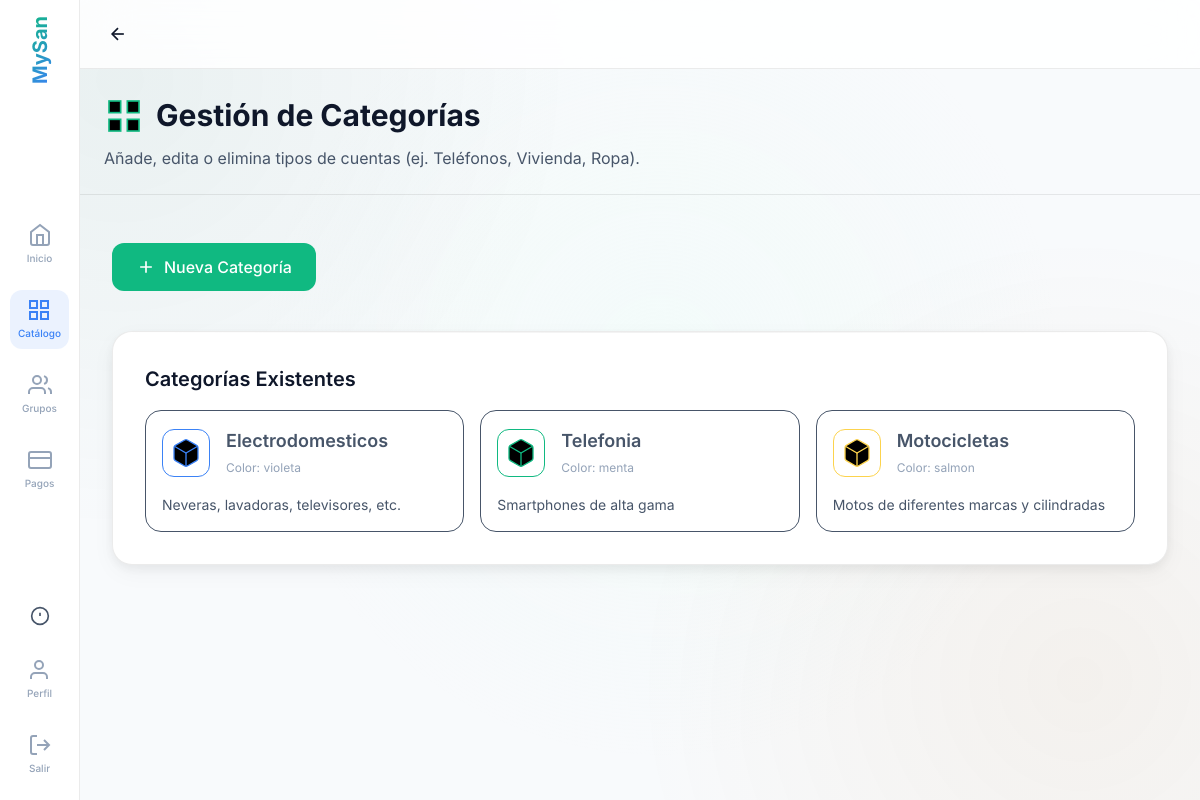
The app's page /modules/categorias_admin/index.php (signed in) with its own data.
### tables this page shows
CREATE TABLE `categorias` (
  `id` int NOT NULL AUTO_INCREMENT,
  `nombre` varchar(50) NOT NULL,
  `descripcion` text,
  `color` varchar(20) DEFAULT NULL,
  PRIMARY KEY (`id`)
);

### modules/categorias_admin/index.php (the view, shortened to what this page needs)
<?php
require_once '../../config/database.php';
$stmt = $pdo->query("SELECT * FROM categorias ORDER BY id ASC");
$categoriasList = $stmt->fetchAll();
?>
<!DOCTYPE html>
<html lang="es">
<head>
    <link rel="stylesheet" href="../../assets/fonts/inter.css">
    <link rel="stylesheet" href="../../assets/css/reset.css">
    <link rel="stylesheet" href="../../assets/css/variables.css">
    <link rel="stylesheet" href="../../assets/css/bento-grid.css">
    <link rel="stylesheet" href="../../assets/css/main.css">
</head>
<body>
    <div class="main-content">
        <?php
        include '../../includes/header.php';
        ?>
        <div class="page-header" style="padding: var(--space-6); margin-bottom: var(--space-4); border-bottom: 1px solid var(--glass-border);">
            <h1 class="page-title" style="font-size: var(--font-size-3xl); font-weight: var(--font-weight-bold); display: flex; align-items: center; gap: var(--space-3);">
                <svg class="icon-xl" style="width: 40px; height: 40px; stroke: var(--color-menta);">
                    <use href="#icon-grid"></use>
                </svg>
                Gestión de Categorías
            </h1>
            <p style="color: var(--color-text-secondary); margin-top: var(--space-2);">
                Añade, edita o elimina tipos de cuentas (ej. Teléfonos, Vivienda, Ropa).
            </p>
        </div>
        <div class="bento-container">
            <div class="bento-12" style="display: flex; gap: var(--space-4); margin-bottom: var(--space-4);">
                <button class="btn btn-menta" onclick="openModal('nuevaCategoriaModal')">
                    <svg class="icon">
                        <use href="#icon-plus"></use>
                    </svg>
                    Nueva Categoría
                </button>
            </div>
            <div class="bento-12">
                <div class="bento-box">
                    <div class="bento-header">
                        <div class="bento-title">Categorías Existentes</div>
                    </div>
                    <div class="bento-content">
                        <?php if (empty($categoriasList)): ?>
                            <p style="text-align: center; color: var(--color-text-tertiary);">No hay categorías.</p>
                        <?php else: ?>
                            <div style="display: grid; grid-template-columns: repeat(auto-fill, minmax(280px, 1fr)); gap: var(--space-4);">
                                <?php foreach ($categoriasList as $cat): ?>
                                    <div class="category-card" style="border-color: var(--color-<?php echo htmlspecialchars($cat['color']); ?>)40;" onclick="window.location.href='detalle.php?id=<?php echo $cat['id']; ?>';">
                                        <div class="category-header">
                                            <div class="category-icon" style="color: var(--color-<?php echo htmlspecialchars($cat['color']); ?>); border: 1px solid var(--color-<?php echo htmlspecialchars($cat['color']); ?>);">
                                                <svg class="icon-lg" style="stroke: currentColor;"><use href="#icon-package"></use></svg>
                                            </div>
                                            <div>
                                                <h3 style="font-weight: 600; font-size: var(--font-size-lg);"><?php echo htmlspecialchars($cat['nombre']); ?></h3>
                                                <span style="font-size: var(--font-size-xs); color: var(--color-text-tertiary);">Color: <?php echo htmlspecialchars($cat['color']); ?></span>
                                            </div>
                                        </div>
                                        <p style="color: var(--color-text-secondary); font-size: var(--font-size-sm);">
                                            <?php echo htmlspecialchars($cat['descripcion']); ?>
                                        </p>
                                    </div>
                                <?php endforeach; ?>
                            </div>
                        <?php endif; ?>
                    </div>
                </div>
            </div>
        </div>
    </div>
</body>
</html>

### assets/css/variables.css (style rules this page uses)
:root { --color-primary: #3b82f6; --color-primary-mid: #2563eb; --color-primary-light: #60a5fa; --color-primary-dim: #1d4ed8; --color-primary-glow: rgba(59, 130, 246, 0.25); --color-primary-tint: rgba(59, 130, 246, 0.1); --color-secondary: #10b981; --color-secondary-mid: #059669; --color-secondary-light: #34d399; --color-secondary-dim: #047857; --color-secondary-glow: rgba(16, 185, 129, 0.25); --color-secondary-tint: rgba(16, 185, 129, 0.1); --color-accent: #fcd34d; --color-accent-dim: #d97706; --color-accent-glow: rgba(252, 211, 77, 0.15); --color-accent-light: #fde68a; --color-accent-tint: rgba(252, 211, 77, 0.05); --color-electro: var(--color-primary); --color-electro-dim: var(--color-primary-dim); --color-electro-glow: var(--color-primary-glow); --color-electro-tint: var(--color-primary-tint); --color-telefonia: var(--color-secondary); --color-telefonia-dim: var(--color-secondary-dim); --color-telefonia-glow: var(--color-secondary-glow); --color-moto: var(--color-accent-dim); --color-moto-dim: #b45309; --color-moto-glow: var(--color-accent-glow); --color-turnos: #6366f1; --color-turnos-dim: #4f46e5; --color-turnos-glow: rgba(99, 102, 241, 0.18); --color-turnos-tint: rgba(99, 102, 241, 0.05); --color-comprobantes: #0ea5e9; --color-comprobantes-dim: #0284c7; --color-comprobantes-glow: rgba(14, 165, 233, 0.18); --color-violeta: var(--color-primary); --color-violeta-dim: var(--color-primary-dim); --color-violeta-glow: var(--color-primary-glow); --color-menta: var(--color-secondary); --color-menta-dim: var(--color-secondary-dim); --color-menta-glow: var(--color-secondary-glow); --color-salmon: var(--color-accent); --color-salmon-dim: var(--color-accent-dim); --color-salmon-glow: var(--color-accent-glow); --color-background: #F8FAFC; --color-surface: #FFFFFF; --color-surface-elevated: #FFFFFF; --color-surface-hover: #F1F5F9; --color-surface-section: #E2E8F0; --glass-background: rgba(255, 255, 255, 0.85); --glass-border: rgba(0, 0, 0, 0.08); --glass-blur: blur(24px); --color-text-primary: #0F172A; --color-text-secondary: #475569; --color-text-tertiary: #94A3B8; --color-text-inverse: #FFFFFF; --color-success: #10B981; --color-warning: #F59E0B; --color-error: #EF4444; --color-info: #3B82F6; --font-family: 'Inter', -apple-system, BlinkMacSystemFont, 'SF Pro Display', sans-serif; --font-sans: var(--font-family); --font-size-xs: 0.75rem; --font-size-sm: 0.875rem; --font-size-base: 1rem; --font-size-md: 1rem; --font-size-lg: 1.125rem; --font-size-xl: 1.25rem; --font-size-2xl: 1.5rem; --font-size-3xl: 1.875rem; --font-size-4xl: 2.25rem; --font-weight-regular: 400; --font-weight-medium: 500; --font-weight-semibold: 600; --font-weight-bold: 700; --space-1: 0.25rem; --space-2: 0.5rem; --space-3: 0.75rem; --space-4: 1rem; --space-5: 1.25rem; --space-6: 1.5rem; --space-8: 2rem; --space-10: 2.5rem; --space-12: 3rem; --space-16: 4rem; --space-20: 5rem; --radius-sm: 8px; --radius-md: 12px; --radius-lg: 16px; --radius-xl: 24px; --radius-bento: 20px; --radius-full: 9999px; --shadow-sm: 0 1px 3px rgba(0,0,0,.04), 0 2px 6px rgba(0,0,0,.02); --shadow-md: 0 4px 12px rgba(0,0,0,.06), 0 8px 24px rgba(0,0,0,.04); --shadow-lg: 0 8px 24px rgba(0,0,0,.08), 0 20px 48px rgba(0,0,0,.06); --shadow-glow-primary: 0 0 24px var(--color-primary-glow); --shadow-glow-secondary: 0 0 24px var(--color-secondary-glow); --shadow-glow-accent: 0 0 24px var(--color-accent-glow); --shadow-glow-violeta: var(--shadow-glow-primary); --shadow-glow-menta: var(--shadow-glow-secondary); --shadow-glow-salmon: var(--shadow-glow-accent); --transition-fast: 150ms cubic-bezier(0.4, 0, 0.2, 1); --transition-base: 250ms cubic-bezier(0.4, 0, 0.2, 1); --transition-slow: 400ms cubic-bezier(0.4, 0, 0.2, 1); --z-base: 1; --z-dropdown: 100; --z-modal: 200; --z-toast: 300; }

### records on screen
categorias: nombre "Electrodomesticos", color "violeta", descripcion "Neveras, lavadoras, televisores, etc."
categorias: nombre "Telefonia", color "menta", descripcion "Smartphones de alta gama"
categorias: nombre "Motocicletas", color "salmon", descripcion "Motos de diferentes marcas y cilindradas"
